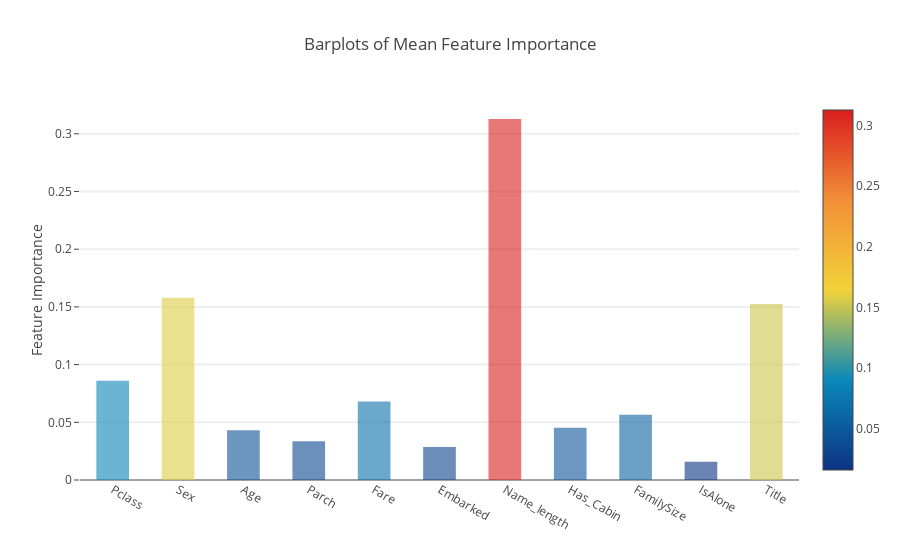

Here is the notebook cell this chart was saved with:
### Markdown cell above
**Plotly Barplot of Average Feature Importances**

Having obtained the mean feature importance across all our classifiers, we can plot them into a Plotly bar plot as follows:

### Code cell
y = feature_dataframe['mean'].values
x = feature_dataframe['features'].values
data = [go.Bar(
            x= x,
             y= y,
            width = 0.5,
            marker=dict(
               color = feature_dataframe['mean'].values,
            colorscale='Portland',
            showscale=True,
            reversescale = False
            ),
            opacity=0.6
        )]

layout= go.Layout(
    autosize= True,
    title= 'Barplots of Mean Feature Importance',
    hovermode= 'closest',
#     xaxis= dict(
#         title= 'Pop',
#         ticklen= 5,
#         zeroline= False,
#         gridwidth= 2,
#     ),
    yaxis=dict(
        title= 'Feature Importance',
        ticklen= 5,
        gridwidth= 2
    ),
    showlegend= False
)
fig = go.Figure(data=data, layout=layout)
py.iplot(fig, filename='bar-direct-labels')

### Figure 1 — Plotly figure (JSON) as saved in the notebook; plotly's stock layout.template omitted (floating-point values rounded to 4 significant figures)
{"data": [{"marker": {"color": [0.08609, 0.158, 0.04304, 0.03352, 0.06793, 0.02854, 0.3128, 0.04529, 0.05649, 0.01585, 0.1524], "colorscale": "Portland", "reversescale": false, "showscale": true}, "opacity": 0.6, "type": "bar", "uid": "25c9a003-ad5f-41d1-9bc3-fc1c05811bd9", "width": 0.5, "x": ["Pclass", "Sex", "Age", "Parch", "Fare", "Embarked", "Name_length", "Has_Cabin", "FamilySize", "IsAlone", "Title"], "y": [0.08609, 0.158, 0.04304, 0.03352, 0.06793, 0.02854, 0.3128, 0.04529, 0.05649, 0.01585, 0.1524]}], "layout": {"autosize": true, "hovermode": "closest", "showlegend": false, "title": "Barplots of Mean Feature Importance", "yaxis": {"gridwidth": 2, "ticklen": 5, "title": "Feature Importance"}}}
